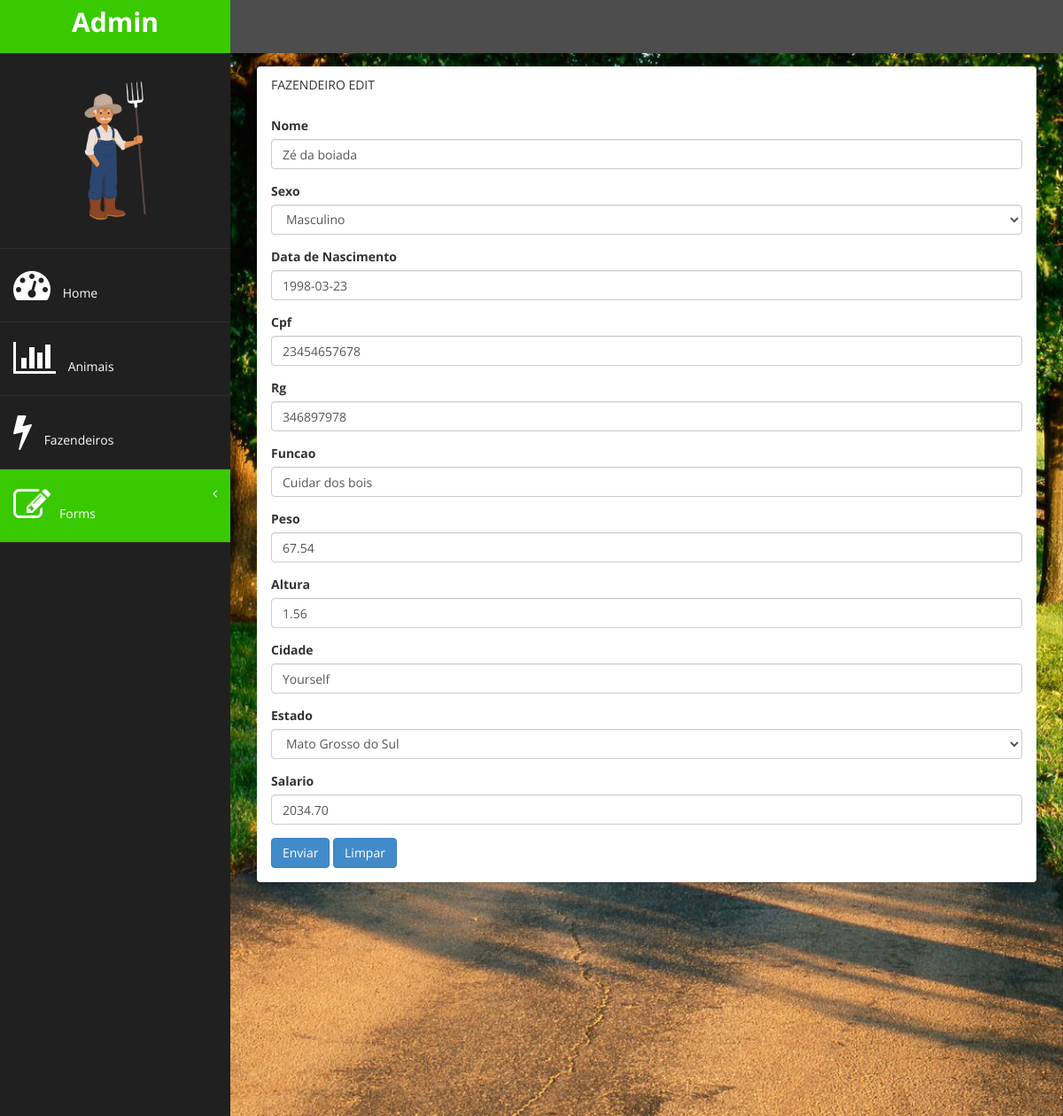
The page /gestao/fazendeiros/1/edit/ on the database as committed earlier.
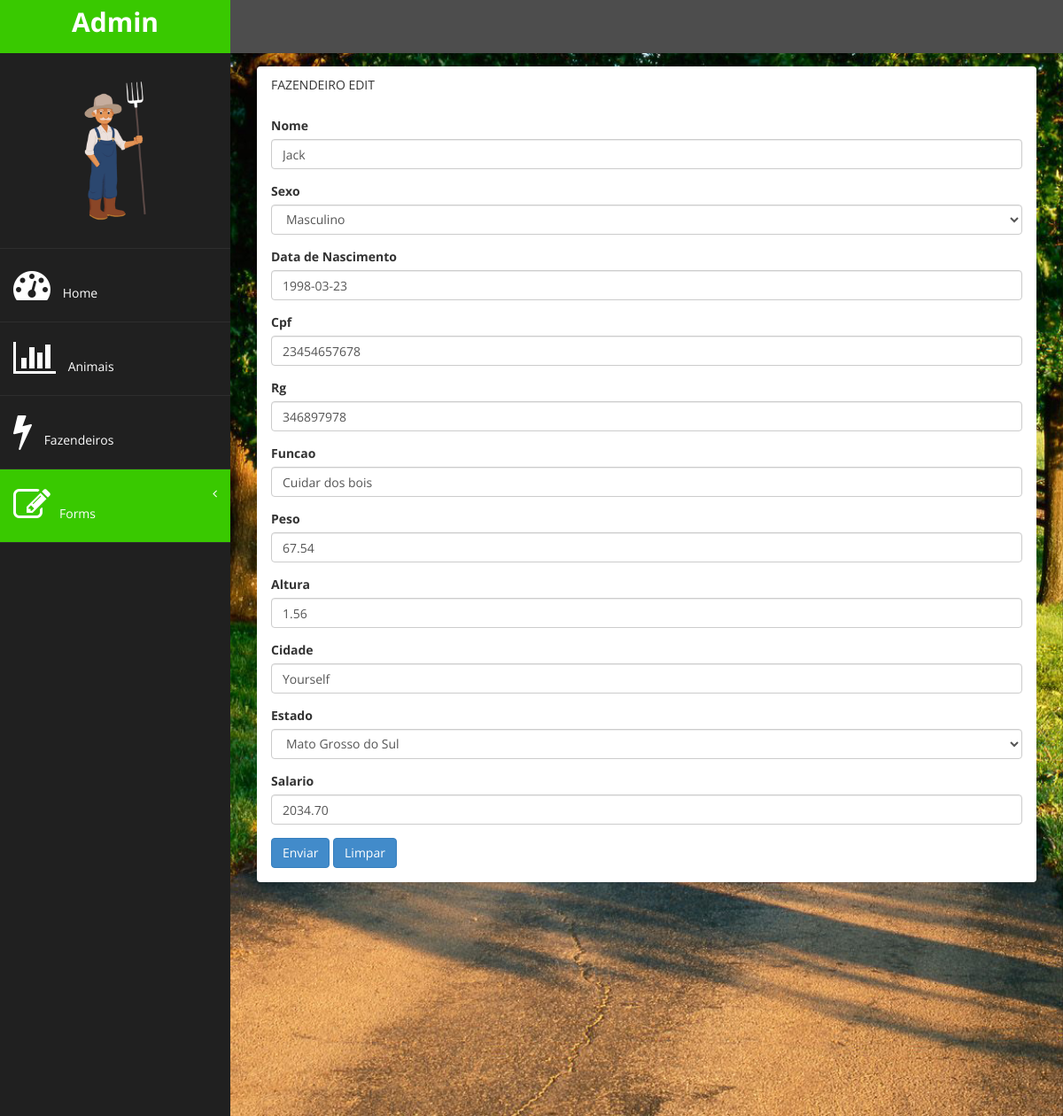
The same page on the database as committed later.
### gestao/models.py (models this page shows)
class Fazendeiro(models.Model):
      choices_estado = (
            ('AC','Acre'),
            ('AL','Alagoas'),
            ('AP','Amapá'),
            ('AM','Amazonas'),
            ('BA','Bahia'),
            ('CE','Ceará'),
            ('DF','Distrito Federal'),
            ('ES','Espírito Santo'),
            ('GO','Goiás'),
            ('MA','Maranhão'),
            ('MT','Mato Grosso'),
            ('MS','Mato Grosso do Sul'),
            ('MG','Minas Gerais'),
            ('PA','Pará'),
            ('PB','Paraíba'),
            ('PR','Paraná'),
            ('PE','Pernambuco'),
            ('PI','Piauí'),
            ('RR','Roraima'),
            ('RO','Rondônia'),
            ('RJ','Rio de Janeiro'),
            ('RN','Rio Grande do Norte'),
            ('RS','Rio Grande do Sul'),
            ('SC','Santa Catarina'),
            ('SP','São Paulo'),
            ('SE','Sergipe'),
            ('TO','Tocantins'),
      )
      sexo_choices = (
            ('M','Masculino'),
            ('F','Feminino')
      )
      nome = models.CharField(max_length=20)
      sexo = models.CharField(max_length=1, choices=sexo_choices)
      data_nasc = models.DateField(verbose_name='Data de Nascimento')
      cpf = models.CharField(max_length=11)
      rg = models.CharField(max_length=9)
      funcao = models.CharField(max_length=20)
      peso = models.DecimalField(max_digits=5, decimal_places=2)
      altura = models.DecimalField(max_digits=3, decimal_places=2)
      cidade = models.CharField(max_length=20)
      estado = models.CharField(max_length=2, choices=choices_estado)
      salario = models.DecimalField(max_digits=6, decimal_places=2)

### gestao/views.py (the view)
# urls.py: path('fazendeiros/<int:fazendeiro_id>/edit/', views.fazendeiro_edit),
def fazendeiro_edit(request, fazendeiro_id):
      if request.method == 'POST':
            fazendeiro = Fazendeiro.objects.get(pk=fazendeiro_id)
            form = FazendeiroForm(request.POST, instance=fazendeiro)
            if form.is_valid():
                  form.save()
                  return redirect('/gestao/fazendeiros/')
            else:
                  return render(request, 'fazendeiro/edit.html', {'form':form, 'fazendeiro_id':fazendeiro_id})
      else:
            fazendeiro = Fazendeiro.objects.get(id=fazendeiro_id)
            form = FazendeiroForm(instance=fazendeiro)
            return render(request, 'fazendeiro/edit.html', {'form':form, 'fazendeiro_id':fazendeiro_id})

### gestao/forms.py
class FazendeiroForm(ModelForm):
      class Meta:
            model = Fazendeiro
            fields = ('__all__')
            widgets = {
                  'nome':TextInput(attrs={'class':'form-control'}),
                  'sexo':Select(attrs={'class':'form-control'}),
                  'data_nasc':DateInput(attrs={'class':'form-control'}),
                  'cpf':TextInput(attrs={'class':'form-control'}),
                  'rg':TextInput(attrs={'class':'form-control'}),
                  'funcao':TextInput(attrs={'class':'form-control'}),
                  'peso':NumberInput(attrs={'class':'form-control'}),
                  'altura':NumberInput(attrs={'class':'form-control'}),
                  'cidade':TextInput(attrs={'class':'form-control'}),
                  'estado':Select(attrs={'class':'form-control'}),
                  'salario':NumberInput(attrs={'class':'form-control'})
            }

### gestao/templates/fazendeiro/edit.html (shortened to what this page needs)
{% extends 'base.html' %}
{% block active-form %}
active-menu
{% endblock %}
{% block conteudo %}
<div class="row">
      <div class="col-md-12">
            <section class="panel">
                  <header class="panel-heading nome-form">
                        Fazendeiro Edit
                  </header>
                  <div class="panel-body">
                        <form role="form" action="/gestao/fazendeiros/{{fazendeiro_id}}/edit/" method="POST">
                              {% for c in form %}
                              <div class="form-group">
                                    <label for="{{c.id_for_label}}">{{c.label}}</label>
                                    <div>
                                          {{c}}
                                    </div>
                              </div>
                              {% endfor %}
                              <button type="submit" class="btn btn-primary">Enviar</button>
                              <button type="reset" class="btn btn-primary">Limpar</button>
                        </form>
                  </div>
            </section>
      </div>
</div>
{% endblock %}

Rows that differ between the two databases and show on the page:
changed Fazendeiro "Masculino": nome "Zé da boiada" → "Jack"
